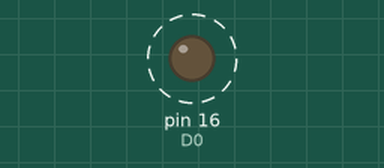
This sketch was run on a simulated Arduino Uno, built with avr-gcc and run on an emulated ATmega328P. Parts: output pins drawn as LEDs (lit = HIGH). Dashed ring = blinking.

Above: at 0.5 s.
Timing chart, 0 to 4.6 s (numbered marks = the images above):
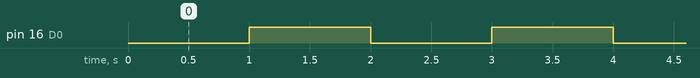

The sketch:

ESP8266-Blink.ino.ino
```cpp
#define D0 16

void setup() {
  pinMode(D0, OUTPUT);     // Initialize the LED_BUILTIN pin as an output
}

// the loop function runs over and over again forever
void loop() {
  digitalWrite(D0, LOW);
  delay(1000);
  digitalWrite(D0, HIGH);
  delay(1000);
}
```

Measured:
- by itself, pin 16 (D0): alternates HIGH for 1.0 s and LOW for 1.0 s
